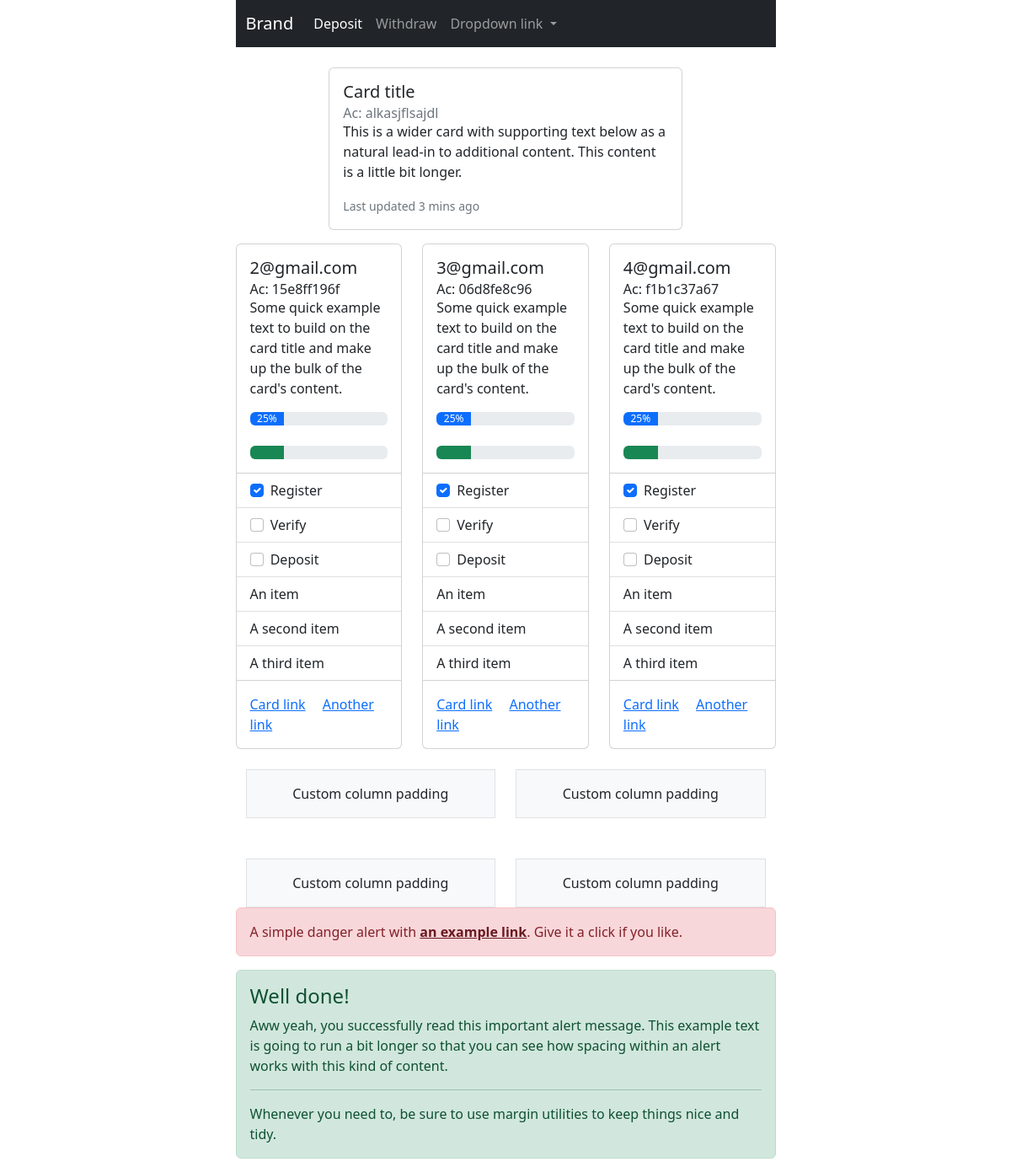
The app's page / (signed in) with its own data.
### access_token/models.py (models this page shows, shortened)
class AccessToken(models.Model):
    access_token = models.CharField(max_length=128, verbose_name="Access Token", null=False, blank=False)
    representative = models.ForeignKey(User, on_delete=models.CASCADE,
                                       help_text="That user whom created this after deposit confirm",
                                       related_name='representative_id')
    user = models.ForeignKey(User, on_delete=models.CASCADE, help_text="user registered with this token", null=True,
                             blank=True)
    is_used = models.BooleanField(default=False, help_text='a user registered with this token')
    by_superuser = models.BooleanField(default=False, verbose_name='Create by admin',
                                       help_text="Super user Created this Accesses token manually")
    date = models.DateTimeField(verbose_name="Date", auto_now_add=True, null=True)
    objects = AccessTokenManager()

### users/models.py (models this page shows, shortened)
class User(AbstractBaseUser):
    email = models.EmailField(verbose_name='Email', max_length=60, unique=True)
    username = models.CharField(max_length=30, unique=True)
    fullname = models.CharField(max_length=30)
    country = CountryField(null=True)
    phone_number = PhoneNumberField(unique=True)
    date_joined = models.DateTimeField(verbose_name='Date Joined', auto_now_add=True)
    last_login = models.DateTimeField(verbose_name='Last login', auto_now=True)
    is_active = models.BooleanField(default=True)
    is_admin = models.BooleanField(default=False)
    is_staff = models.BooleanField(default=False)
    is_superuser = models.BooleanField(default=False)
    hide_email = models.BooleanField(default=True)
    objects = UserManager()
    USERNAME_FIELD = 'email'
    REQUIRED_FIELDS = ['username', ]
    def __str__(self):
        return self.email

### scam/views.py (the view)
# urls.py: path('', index, name='home'),
@login_required(login_url='/login')
def index(request):
    access_tokens = AccessToken.objects.filter(representative=request.user, by_superuser=False)
    is_deposit_exist_approved = Deposit.objects.check_deposit(request.user)
    context = {
        'access_tokens': access_tokens,
        'is_deposit_exist_approved': is_deposit_exist_approved,
    }
    return render(request, 'index.html', context)

### financial/models.py (called while the page is built)
    def check_deposit(self, user):
        deposit_list = Deposit.objects.filter(user__email=user)
        for deposit in deposit_list:
            if deposit.is_approved:
                return True
        return False

### templates/index.html (shortened to what this page needs)
{% extends 'shared/base.html' %}
{% block content %}
    <br>
    <div class="row">
        <div class="col-md-2"></div>
        <div class="col-lg-8">
            <div class="card mb-3" style="max-width: 540px;">
                <div class="row g-0">
                    <div class="card-body">
                        <h5 class="card-title">Card title</h5>
                        <h6 class="card-subtitle text-muted">Ac: alkasjflsajdl</h6>
                        <p class="card-text">This is a wider card with supporting text below as a natural lead-in to
                            additional content. This content is a little bit longer.</p>
                        <p class="card-text"><small class="text-muted">Last updated 3 mins ago</small>
                        </p>
                    </div>
                </div>
            </div>
        </div>
        <div class="col-md-2"></div>
    </div>
    {% if is_deposit_exist_approved %}
        <div class="row">
            {% for access_token in access_tokens %}
                <div class="col">
                    <div class="card">
                        <div class="card-body">
                            <h5 class="card-title">
                                {% if access_token.user is not None %}
                                    {{ access_token.user }}
                                {% else %}
                                    not set
                                {% endif %}
                            </h5>
                            <h6 class="card-subtitle">Ac: {{ access_token.access_token }}</h6>
                            <p class="card-text">Some quick example text to build on the card title and make up the bulk
                                of the
                                card's content.</p>
                            <div class="progress">
                                <div class="progress-bar" role="progressbar" style="width: 25%;" aria-valuenow="25"
                                     aria-valuemin="0" aria-valuemax="100">25%
                                </div>
                            </div>
                            <br>
                            <div class="progress">
                                <div class="progress-bar bg-success" role="progressbar" style="width: 25%"
                                     aria-valuenow="25" aria-valuemin="0" aria-valuemax="100"></div>
                            </div>
                        </div>
                        <ul class="list-group list-group-flush">
                            <li class="list-group-item">
                                <input class="form-check-input me-1 check" type="checkbox" value="" aria-label="..."
                                       checked>
                                Register
                            </li>
                            <li class="list-group-item">
                                <input class="form-check-input me-1" type="checkbox" value="" aria-label="...">
                                Verify
                            </li>
                            <li class="list-group-item">
                                <input class="form-check-input me-1" type="checkbox" value="" aria-label="...">
                                Deposit
                            </li>
                            <li class="list-group-item">An item</li>
                            <li class="list-group-item">A second item</li>
                            <li class="list-group-item">A third item</li>
                        </ul>
                        <div class="card-body">
                            <a href="#" class="card-link">Card link</a>
                            <a href="#" class="card-link">Another link</a>
                        </div>
                    </div>
                </div>
            {% endfor %}
        </div>
    {% else %}
        You should do the deposit to see AC
    {% endif %}
    <br>
    <div class="container overflow-hidden text-center">
        <div class="row gy-5">
            <div class="col-6">
                <div class="p-3 border bg-light">Custom column padding</div>
            </div>
            <div class="col-6">
                <div class="p-3 border bg-light">Custom column padding</div>
            </div>
            <div class="col-6">
                <div class="p-3 border bg-light">Custom column padding</div>
            </div>
            <div class="col-6">
                <div class="p-3 border bg-light">Custom column padding</div>
            </div>
        </div>
    </div>
    <div class="alert alert-danger" role="alert">
        A simple danger alert with <a href="#" class="alert-link">an example link</a>. Give it a click if you like.
    </div>
    <div class="alert alert-success" role="alert">
        <h4 class="alert-heading">Well done!</h4>
        <p>Aww yeah, you successfully read this important alert message. This example text is going to run a bit longer
            so that you can see how spacing within an alert works with this kind of content.</p>
        <hr>
        <p class="mb-0">Whenever you need to, be sure to use margin utilities to keep things nice and tidy.</p>
    </div>
{% endblock %}

### records on screen
AccessToken: user "2@gmail.com", access_token "15e8ff196f"
AccessToken: user "3@gmail.com", access_token "06d8fe8c96"
AccessToken: user "4@gmail.com", access_token "f1b1c37a67"
